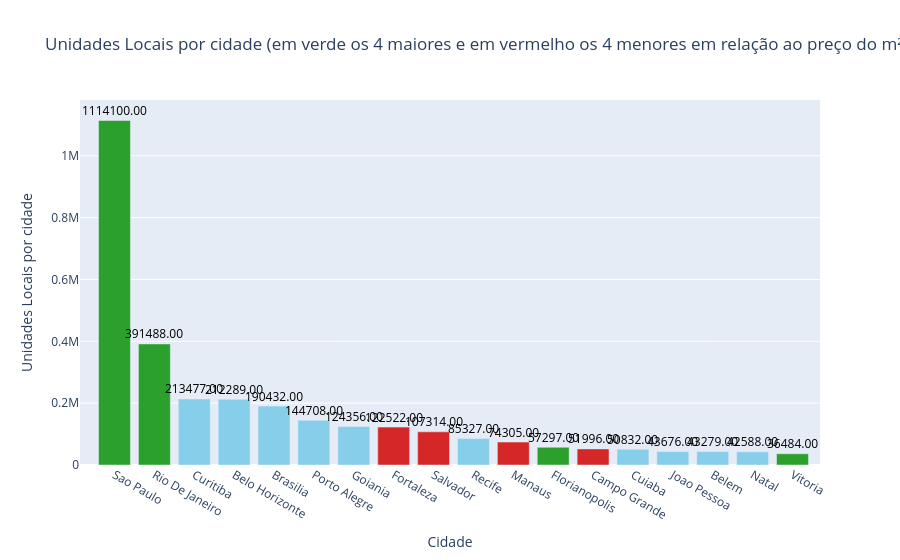

Source (notebook cell):
### Markdown cell above
## 3.10 Unidades Locais

### Code cell
df_sorted = df.sort_values(by='avg_area_price_ratio', ascending=False)

colors = ['skyblue'] * len(df_sorted)
colors[:4] = ['#2ca02c'] * 4
colors[-4:] = ['#d62728'] * 4 

df_sorted['color'] = colors

df_sorted = df_sorted.sort_values(by='unidades_locais_value', ascending=False)

fig = go.Figure()

fig.add_trace(go.Bar(
    x=df_sorted['city_name'], 
    y=df_sorted['unidades_locais_value'], 
    name='Unidades Locais por cidade',
    marker_color=df_sorted['color']
))

# Anotações
for i, value in enumerate(df_sorted['unidades_locais_value']):
    fig.add_annotation(
        x=df_sorted['city_name'].iloc[i], 
        y=value, 
        text=f'{value:.2f}', 
        showarrow=False, 
        font=dict(size=12, color='black'),
        yshift=10 
    )

fig.update_layout(
    title='Unidades Locais por cidade (em verde os 4 maiores e em vermelho os 4 menores em relação ao preço do m²)',
    xaxis_title='Cidade',
    yaxis_title='Unidades Locais por cidade',
    showlegend=False
)

fig.show()

### Figure 1 — Plotly figure (JSON) as saved in the notebook; plotly's stock layout.template omitted (floating-point values rounded to 4 significant figures)
{"data": [{"marker": {"color": ["#2ca02c", "#2ca02c", "skyblue", "skyblue", "skyblue", "skyblue", "skyblue", "#d62728", "#d62728", "skyblue", "#d62728", "#2ca02c", "#d62728", "skyblue", "skyblue", "skyblue", "skyblue", "#2ca02c"]}, "name": "Unidades Locais por cidade", "type": "bar", "x": ["Sao Paulo", "Rio De Janeiro", "Curitiba", "Belo Horizonte", "Brasilia", "Porto Alegre", "Goiania", "Fortaleza", "Salvador", "Recife", "Manaus", "Florianopolis", "Campo Grande", "Cuiaba", "Joao Pessoa", "Belem", "Natal", "Vitoria"], "y": [1114000.0, 391500.0, 213500.0, 212300.0, 190400.0, 144700.0, 124400.0, 122500.0, 107300.0, 85330.0, 74300.0, 57300.0, 52000.0, 50830.0, 43680.0, 43280.0, 42590.0, 36480.0]}], "layout": {"annotations": [{"font": {"color": "black", "size": 12}, "showarrow": false, "text": "1114100.00", "x": "Sao Paulo", "y": 1114100, "yshift": 10}, {"font": {"color": "black", "size": 12}, "showarrow": false, "text": "391488.00", "x": "Rio De Janeiro", "y": 391488, "yshift": 10}, {"font": {"color": "black", "size": 12}, "showarrow": false, "text": "213477.00", "x": "Curitiba", "y": 213477, "yshift": 10}, {"font": {"color": "black", "size": 12}, "showarrow": false, "text": "212289.00", "x": "Belo Horizonte", "y": 212289, "yshift": 10}, {"font": {"color": "black", "size": 12}, "showarrow": false, "text": "190432.00", "x": "Brasilia", "y": 190432, "yshift": 10}, {"font": {"color": "black", "size": 12}, "showarrow": false, "text": "144708.00", "x": "Porto Alegre", "y": 144708, "yshift": 10}, {"font": {"color": "black", "size": 12}, "showarrow": false, "text": "124356.00", "x": "Goiania", "y": 124356, "yshift": 10}, {"font": {"color": "black", "size": 12}, "showarrow": false, "text": "122522.00", "x": "Fortaleza", "y": 122522, "yshift": 10}, {"font": {"color": "black", "size": 12}, "showarrow": false, "text": "107314.00", "x": "Salvador", "y": 107314, "yshift": 10}, {"font": {"color": "black", "size": 12}, "showarrow": false, "text": "85327.00", "x": "Recife", "y": 85327, "yshift": 10}, {"font": {"color": "black", "size": 12}, "showarrow": false, "text": "74305.00", "x": "Manaus", "y": 74305, "yshift": 10}, {"font": {"color": "black", "size": 12}, "showarrow": false, "text": "57297.00", "x": "Florianopolis", "y": 57297, "yshift": 10}, {"font": {"color": "black", "size": 12}, "showarrow": false, "text": "51996.00", "x": "Campo Grande", "y": 51996, "yshift": 10}, {"font": {"color": "black", "size": 12}, "showarrow": false, "text": "50832.00", "x": "Cuiaba", "y": 50832, "yshift": 10}, {"font": {"color": "black", "size": 12}, "showarrow": false, "text": "43676.00", "x": "Joao Pessoa", "y": 43676, "yshift": 10}, {"font": {"color": "black", "size": 12}, "showarrow": false, "text": "43279.00", "x": "Belem", "y": 43279, "yshift": 10}, {"font": {"color": "black", "size": 12}, "showarrow": false, "text": "42588.00", "x": "Natal", "y": 42588, "yshift": 10}, {"font": {"color": "black", "size": 12}, "showarrow": false, "text": "36484.00", "x": "Vitoria", "y": 36484, "yshift": 10}], "showlegend": false, "title": {"text": "Unidades Locais por cidade (em verde os 4 maiores e em vermelho os 4 menores em relação ao preço do m²)"}, "xaxis": {"title": {"text": "Cidade"}}, "yaxis": {"title": {"text": "Unidades Locais por cidade"}}}}
